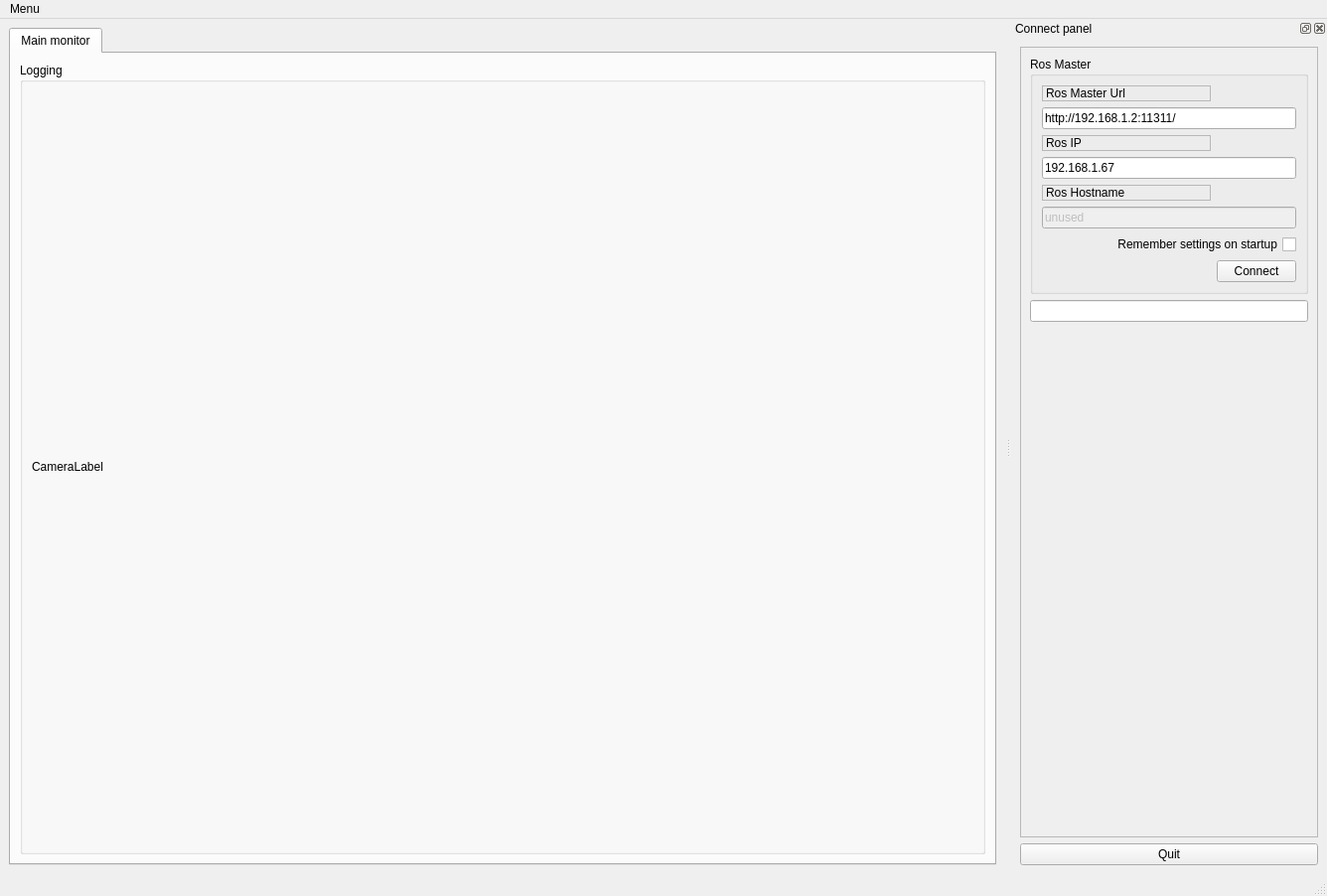
<?xml version="1.0" encoding="UTF-8"?>
<ui version="4.0">
 <class>MainWindowDesign</class>
 <widget class="QMainWindow" name="MainWindowDesign">
  <property name="geometry">
   <rect>
    <x>0</x>
    <y>0</y>
    <width>1336</width>
    <height>902</height>
   </rect>
  </property>
  <property name="windowTitle">
   <string>QRosApp</string>
  </property>
  <property name="windowIcon">
   <iconset>
    <normaloff>:/images/icon.png</normaloff>:/images/icon.png</iconset>
  </property>
  <property name="locale">
   <locale language="English" country="Australia"/>
  </property>
  <widget class="QWidget" name="centralwidget">
   <layout class="QHBoxLayout">
    <item>
     <widget class="QTabWidget" name="tab_manager">
      <property name="minimumSize">
       <size>
        <width>100</width>
        <height>0</height>
       </size>
      </property>
      <property name="locale">
       <locale language="English" country="Australia"/>
      </property>
      <property name="currentIndex">
       <number>0</number>
      </property>
      <widget class="QWidget" name="Monitor">
       <attribute name="title">
        <string>Main monitor</string>
       </attribute>
       <layout class="QVBoxLayout" name="verticalLayout_2">
        <item>
         <widget class="QGroupBox" name="groupBox_12">
          <property name="sizePolicy">
           <sizepolicy hsizetype="MinimumExpanding" vsizetype="Preferred">
            <horstretch>0</horstretch>
            <verstretch>0</verstretch>
           </sizepolicy>
          </property>
          <property name="title">
           <string>Logging</string>
          </property>
          <layout class="QGridLayout" name="gridLayout_3">
           <item row="0" column="0">
            <widget class="QLabel" name="label_camera">
             <property name="text">
              <string>CameraLabel</string>
             </property>
            </widget>
           </item>
          </layout>
         </widget>
        </item>
       </layout>
      </widget>
     </widget>
    </item>
   </layout>
  </widget>
  <widget class="QMenuBar" name="menubar">
   <property name="geometry">
    <rect>
     <x>0</x>
     <y>0</y>
     <width>1336</width>
     <height>30</height>
    </rect>
   </property>
   <widget class="QMenu" name="menu_File">
    <property name="title">
     <string>Menu</string>
    </property>
    <addaction name="action_Preferences"/>
    <addaction name="separator"/>
    <addaction name="actionAbout"/>
    <addaction name="actionAbout_Qt"/>
    <addaction name="separator"/>
    <addaction name="action_Quit"/>
   </widget>
   <addaction name="menu_File"/>
  </widget>
  <widget class="QStatusBar" name="statusbar"/>
  <widget class="QDockWidget" name="dock_status">
   <property name="sizePolicy">
    <sizepolicy hsizetype="Minimum" vsizetype="Preferred">
     <horstretch>0</horstretch>
     <verstretch>0</verstretch>
    </sizepolicy>
   </property>
   <property name="floating">
    <bool>true</bool>
   </property>
   <property name="allowedAreas">
    <set>Qt::RightDockWidgetArea</set>
   </property>
   <property name="windowTitle">
    <string>Connect panel</string>
   </property>
   <attribute name="dockWidgetArea">
    <number>2</number>
   </attribute>
   <widget class="QWidget" name="dockWidgetContents_2">
    <layout class="QVBoxLayout" name="verticalLayout">
     <item>
      <widget class="QFrame" name="frame">
       <property name="sizePolicy">
        <sizepolicy hsizetype="Minimum" vsizetype="Preferred">
         <horstretch>0</horstretch>
         <verstretch>0</verstretch>
        </sizepolicy>
       </property>
       <property name="frameShape">
        <enum>QFrame::StyledPanel</enum>
       </property>
       <property name="frameShadow">
        <enum>QFrame::Raised</enum>
       </property>
       <layout class="QVBoxLayout" name="verticalLayout_3">
        <item>
         <widget class="QGroupBox" name="groupBox">
          <property name="title">
           <string>Ros Master</string>
          </property>
          <layout class="QGridLayout" name="gridLayout">
           <item row="0" column="0">
            <widget class="QLabel" name="label">
             <property name="frameShape">
              <enum>QFrame::StyledPanel</enum>
             </property>
             <property name="frameShadow">
              <enum>QFrame::Raised</enum>
             </property>
             <property name="text">
              <string>Ros Master Url</string>
             </property>
            </widget>
           </item>
           <item row="7" column="1">
            <widget class="QPushButton" name="button_connect">
             <property name="enabled">
              <bool>true</bool>
             </property>
             <property name="sizePolicy">
              <sizepolicy hsizetype="MinimumExpanding" vsizetype="Fixed">
               <horstretch>0</horstretch>
               <verstretch>0</verstretch>
              </sizepolicy>
             </property>
             <property name="toolTip">
              <string>Set the target to the current joint trajectory state.</string>
             </property>
             <property name="statusTip">
              <string>Clear all waypoints and set the target to the current joint trajectory state.</string>
             </property>
             <property name="text">
              <string>Connect</string>
             </property>
            </widget>
           </item>
           <item row="1" column="0" colspan="2">
            <widget class="QLineEdit" name="line_edit_master">
             <property name="text">
              <string>http://192.168.1.2:11311/</string>
             </property>
            </widget>
           </item>
           <item row="4" column="0">
            <widget class="QLabel" name="label_3">
             <property name="frameShape">
              <enum>QFrame::StyledPanel</enum>
             </property>
             <property name="frameShadow">
              <enum>QFrame::Raised</enum>
             </property>
             <property name="text">
              <string>Ros Hostname</string>
             </property>
            </widget>
           </item>
           <item row="3" column="0" colspan="2">
            <widget class="QLineEdit" name="line_edit_host">
             <property name="text">
              <string>192.168.1.67</string>
             </property>
            </widget>
           </item>
           <item row="7" column="0">
            <spacer name="horizontalSpacer">
             <property name="orientation">
              <enum>Qt::Horizontal</enum>
             </property>
             <property name="sizeHint" stdset="0">
              <size>
               <width>170</width>
               <height>21</height>
              </size>
             </property>
            </spacer>
           </item>
           <item row="2" column="0">
            <widget class="QLabel" name="label_2">
             <property name="frameShape">
              <enum>QFrame::StyledPanel</enum>
             </property>
             <property name="frameShadow">
              <enum>QFrame::Raised</enum>
             </property>
             <property name="text">
              <string>Ros IP</string>
             </property>
            </widget>
           </item>
           <item row="5" column="0" colspan="2">
            <widget class="QLineEdit" name="line_edit_topic">
             <property name="enabled">
              <bool>false</bool>
             </property>
             <property name="text">
              <string>unused</string>
             </property>
            </widget>
           </item>
           <item row="6" column="0" colspan="2">
            <widget class="QCheckBox" name="checkbox_remember_settings">
             <property name="layoutDirection">
              <enum>Qt::RightToLeft</enum>
             </property>
             <property name="text">
              <string>Remember settings on startup</string>
             </property>
            </widget>
           </item>
          </layout>
         </widget>
        </item>
        <item>
         <widget class="QLineEdit" name="lineEdit_listener"/>
        </item>
        <item>
         <spacer name="verticalSpacer_3">
          <property name="orientation">
           <enum>Qt::Vertical</enum>
          </property>
          <property name="sizeHint" stdset="0">
           <size>
            <width>20</width>
            <height>233</height>
           </size>
          </property>
         </spacer>
        </item>
       </layout>
      </widget>
     </item>
     <item>
      <widget class="QPushButton" name="quit_button">
       <property name="sizePolicy">
        <sizepolicy hsizetype="MinimumExpanding" vsizetype="Fixed">
         <horstretch>0</horstretch>
         <verstretch>0</verstretch>
        </sizepolicy>
       </property>
       <property name="text">
        <string>Quit</string>
       </property>
      </widget>
     </item>
    </layout>
   </widget>
  </widget>
  <action name="action_Quit">
   <property name="text">
    <string>&amp;Quit</string>
   </property>
   <property name="shortcut">
    <string>Ctrl+Q</string>
   </property>
   <property name="shortcutContext">
    <enum>Qt::ApplicationShortcut</enum>
   </property>
  </action>
  <action name="action_Preferences">
   <property name="text">
    <string>&amp;Preferences</string>
   </property>
  </action>
  <action name="actionAbout">
   <property name="text">
    <string>&amp;About</string>
   </property>
  </action>
  <action name="actionAbout_Qt">
   <property name="text">
    <string>About &amp;Qt</string>
   </property>
  </action>
 </widget>
 <resources/>
 <connections>
  <connection>
   <sender>action_Quit</sender>
   <signal>triggered()</signal>
   <receiver>MainWindowDesign</receiver>
   <slot>close()</slot>
   <hints>
    <hint type="sourcelabel">
     <x>-1</x>
     <y>-1</y>
    </hint>
    <hint type="destinationlabel">
     <x>399</x>
     <y>299</y>
    </hint>
   </hints>
  </connection>
  <connection>
   <sender>quit_button</sender>
   <signal>clicked()</signal>
   <receiver>MainWindowDesign</receiver>
   <slot>close()</slot>
   <hints>
    <hint type="sourcelabel">
     <x>859</x>
     <y>552</y>
    </hint>
    <hint type="destinationlabel">
     <x>469</x>
     <y>299</y>
    </hint>
   </hints>
  </connection>
 </connections>
</ui>
